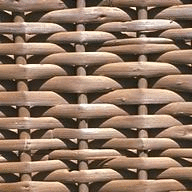
%> input picture data/basket.gif, 192 x 192 px
$ octave Helpfunctions.m   (GNU Octave 9; MATLAB toolbox functions it lacks are replaced by stand-ins)
%> lines starting %> are read from the running program, lines starting %| are printed output that depends on the picture

patchOnBackground = imread('in/basket.gif');
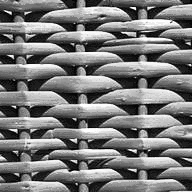
%> patchOnBackground: size 192x192 uint8; min 0, max 255, mean 120.2
patchOnBackground = patchOnBackground(5:20,5:20)
 size(patchOnBackground)
%> ans = [16 16]
%  figure(1);
%  hold o
 %imshow(patchOnBackground)
 xDerivativeFilter = [-1/2, 0, 1/2];
 yDerivativeFilter = xDerivativeFilter';
 patchOnBackgroundXDerivative = imfilter(patchOnBackground, xDerivativeFilter);
 patchOnBackgroundYDerivative = imfilter(patchOnBackground, yDerivativeFilter);
 overlap = imfilter(patchOnBackground, xDerivativeFilter)>0;
 %getOverlap(outputImagePatchLabels, patch, offset);
 figure;
 subplot(1, 5, 1);
 imshow(overlap);
 subplot(1,3,1), subimage(patchOnBackground)
 subplot(1,3,2), subimage(patchOnBackgroundXDerivative)
 subplot(1,3,3), subimage(patchOnBackgroundYDerivative)
%> after `subimage(patchOnBackgroundYDerivative)`:
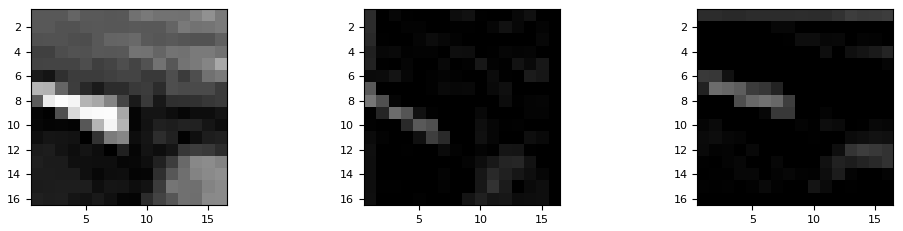
%> figure redrawn from the program's plot data, 3 panels

$ run again, with data/cow_Kaiming_600x400_1.jpg saved as data/basket.gif
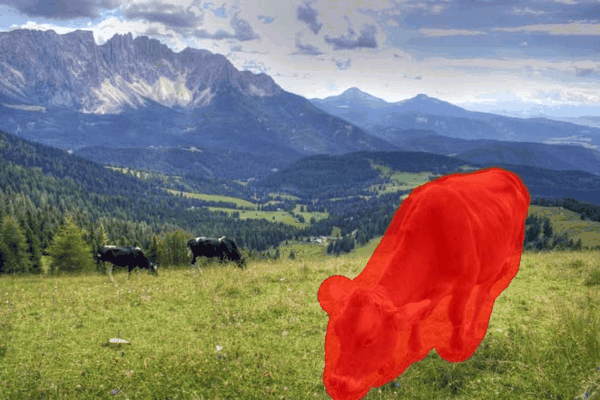
%> input picture data/cow_Kaiming_600x400_1.jpg, 600 x 400 px
%> `patchOnBackground = imread('in/basket.gif');`:
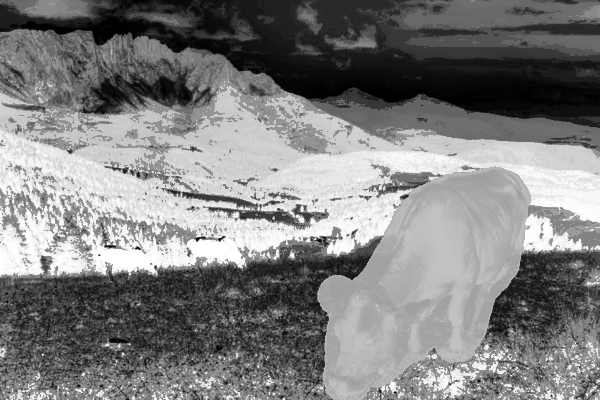
%> patchOnBackground: size 400x600 uint8; min 0, max 255, mean 127
%> `subimage(patchOnBackgroundYDerivative)`:
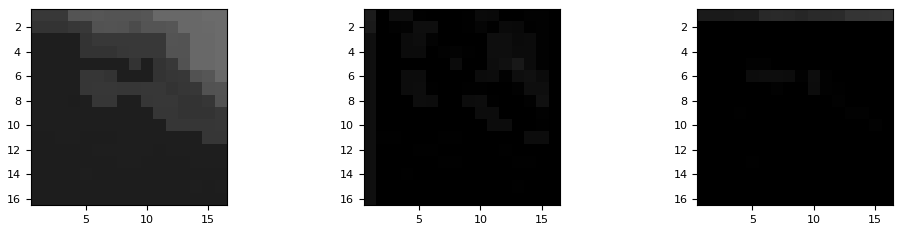
%> figure redrawn from the program's plot data, 3 panels

$ run again, with data/cyclo_Kaiming_800x600_1.jpg saved as data/basket.gif
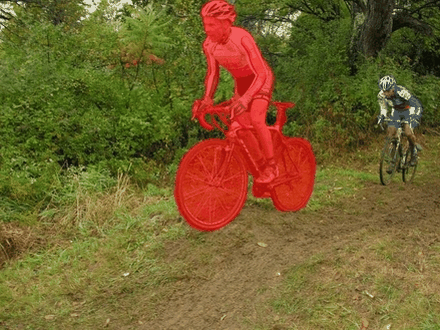
%> input picture data/cyclo_Kaiming_800x600_1.jpg, 440 x 330 px
%> `patchOnBackground = imread('in/basket.gif');`:
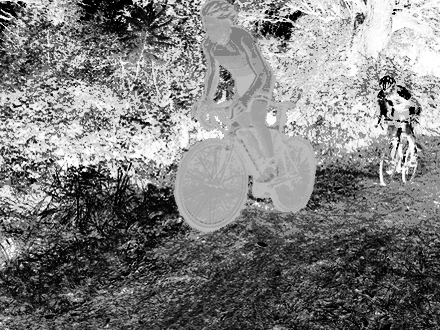
%> patchOnBackground: size 330x440 uint8; min 0, max 255, mean 126
%> `subimage(patchOnBackgroundYDerivative)`:
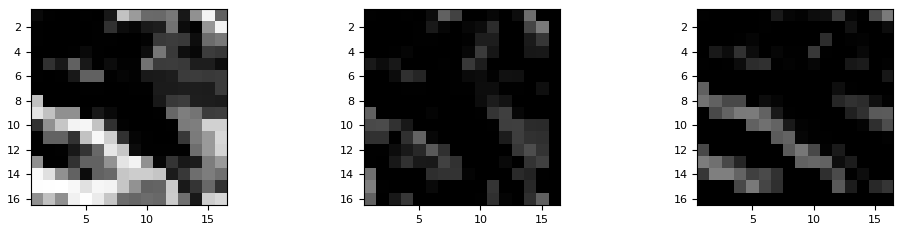
%> figure redrawn from the program's plot data, 3 panels
